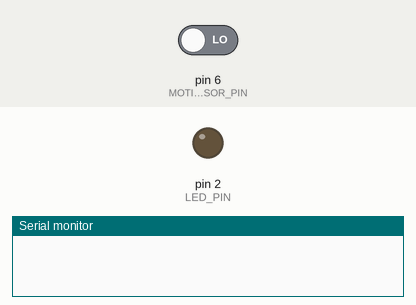
This sketch was run on a simulated Arduino Uno, built with avr-gcc and run on an emulated ATmega328P. Parts: output pins drawn as LEDs (lit = HIGH), the last lines printed to the serial monitor. The inputs (shaded band) are chosen by the test bench; at power-on: pin 6 (MOTION_SENSOR_PIN) LOW.

Above: at 1.2 s.
1.3 s: pin 6 (MOTION_SENSOR_PIN) driven HIGH
At 2.0 s:
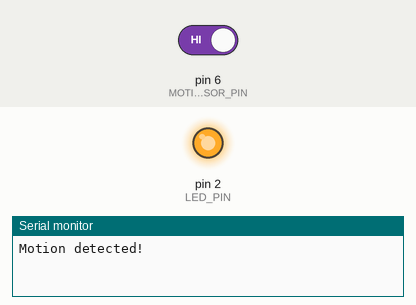
2.8 s: pin 6 (MOTION_SENSOR_PIN) driven LOW
At 3.1 s:
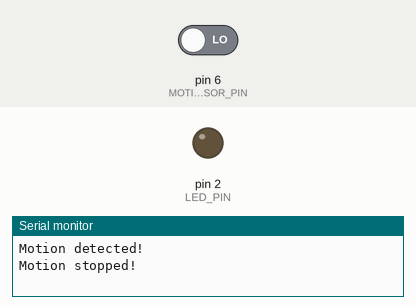
Timing chart, 0 to 5.8 s (numbered marks = the images above; inputs shaded):
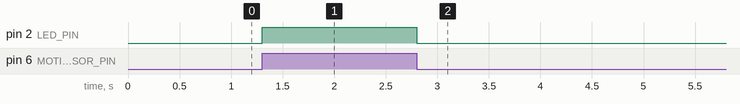

The sketch:

SIT_315__code.ino
```cpp
// Define the pin connected to the OUTPUT pin of the motion sensor
const int MOTION_SENSOR_PIN = 6;

// Define the pin connected to the LED
const int LED_PIN = 2;

// Store the current state of the motion sensor's pin
int motionStateCurrent = LOW;

// Store the previous state of the motion sensor's pin
int motionStatePrevious = LOW;

void setup() {
  // Initialize serial communication
  Serial.begin(9600);

  // Set Arduino pin connected to the motion sensor to input mode
  pinMode(MOTION_SENSOR_PIN, INPUT);

  // Set Arduino pin connected to the LED to output mode
  pinMode(LED_PIN, OUTPUT);
}

void loop() {
  // Store the old state of the motion sensor
  motionStatePrevious = motionStateCurrent;

  // Read the new state of the motion sensor
  motionStateCurrent = digitalRead(MOTION_SENSOR_PIN);

  // Check if there is a change from LOW to HIGH (Motion detected)
  if (motionStatePrevious == LOW && motionStateCurrent == HIGH) {
    Serial.println("Motion detected!");
    digitalWrite(LED_PIN, HIGH); // Turn on the LED
  }
  // Check if there is a change from HIGH to LOW (Motion stopped)
  else if (motionStatePrevious == HIGH && motionStateCurrent == LOW) {
    Serial.println("Motion stopped!");
    digitalWrite(LED_PIN, LOW); // Turn off the LED
  }
}
```

Measured:
- after the input at 1.3 s, pin 2 (LED_PIN): LOW → HIGH at once
- after the input at 2.8 s, pin 2 (LED_PIN): HIGH → LOW at once
